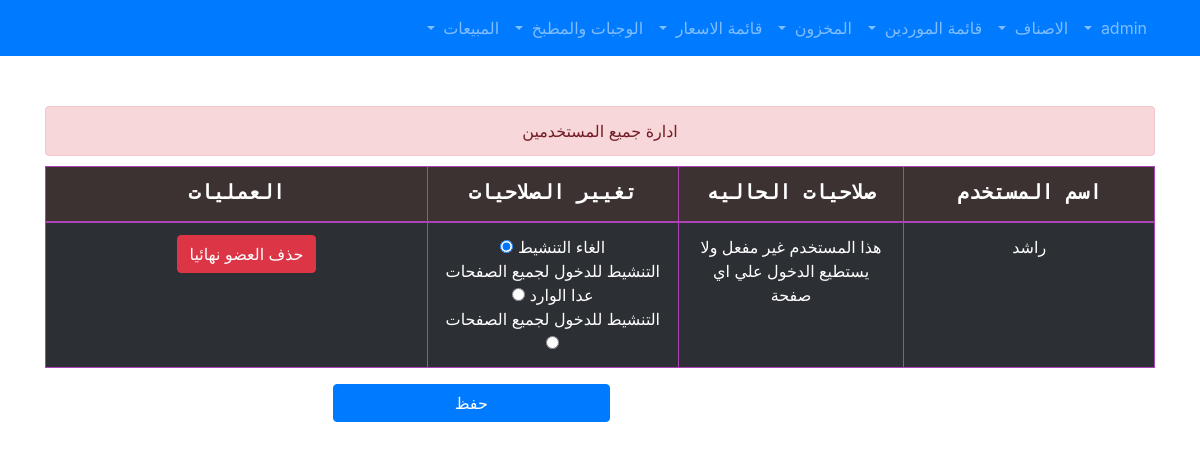
Screenshot of /usersaccount.php (signed in) with the database file from the repository.
### tables this page shows
CREATE TABLE `users` (
  `id` int(11) NOT NULL,
  `username` varchar(50) NOT NULL,
  `password` varchar(255) NOT NULL,
  `created_at` datetime DEFAULT CURRENT_TIMESTAMP,
  `status` int(1) NOT NULL DEFAULT '0' COMMENT '0 === user not activate **** 1 ====active except income page ****** 2 ====all pages   **** 3 ===control all users'
);

### usersaccount.php (the view, shortened to what this page needs)
<?php
include "header.php";
if($_SESSION["mystatus"]==3){
?>
<div class="alert alert-danger"  role="alert">ادارة جميع المستخدمين  </div>
<form method="POST" action="usersaccount.php">
<table class="table table-hover table-bordered table-striped table-dark">
<thead style="">
    <tr>
        <th>اسم المستخدم</th>
        <th>صلاحيات الحاليه</th>
        <th>تغيير الصلاحيات</th>
        <th>العمليات</th>
    </tr>
</thead>
<tbody>
<?php
    $sql = "
    SELECT id,username,status  FROM users
    WHERE status <> 3
        ";
    $result = mysqli_query($conn, $sql);
    if (mysqli_num_rows($result) > 0) {
        $x=0;
        while($row = mysqli_fetch_assoc($result)) {
            $state = $row['status'];
?>
<tr>
            <td style="width:100px"><?php echo $row['username']; ?></td>
            <td style="width:100px"><?php
            if($state ==0)
            {
                echo  "هذا المستخدم غير مفعل ولا يستطيع الدخول علي اي صفحة";
            }
             ?></td>
            <td style="width:100px">
               الغاء التنشيط <input type="radio" name="priv<?php echo $x;?>" value="0" <?php  if($state==0){echo "checked";}?>/><br/>
               التنشيط للدخول لجميع الصفحات عدا الوارد <input type="radio" value="1" name="priv<?php echo $x;?>" <?php  if($state==1){echo "checked";}?>/><br/>
               التنشيط للدخول لجميع الصفحات <input type="radio" value="2" name="priv<?php echo $x;?>" <?php  if($state==2){echo "checked";}?>/><br/>
            </td>
            <td style="width:100px"><input style="margin-left:20px" class="btn btn-danger" name="del" type="submit" formmethod="GET"  value="حذف العضو نهائيا" /></td>
</tr>
<?php
 $x++;
        }
        } else {
        }
?>
 </table>
 <button class="btn btn-primary w-25 lop">حفظ</button>
 </form>
<?php
}else{
    echo ' <script> window.location.href = "index.php"; </script>';
}
include "footer.php";

### css/style.css (style rules this page uses)
thead { background-color:#3c3232; font-family: monospace; font-size:20px; text-align:center; font-weight:bold; }
.alert { margin-top:50px; margin-bottom:10px; text-align:center }
.lop { margin-right: 50%; transform: translateX(+10px); }
.table-dark td, .table-dark th, .table-dark thead th { border-color: #ac42b3; }
td { text-align: center; }

### rows the page displays
users: username "راشد", shows "هذا المستخدم غير مفعل ولا يستطيع الدخول علي اي صفحة", status "☑"
